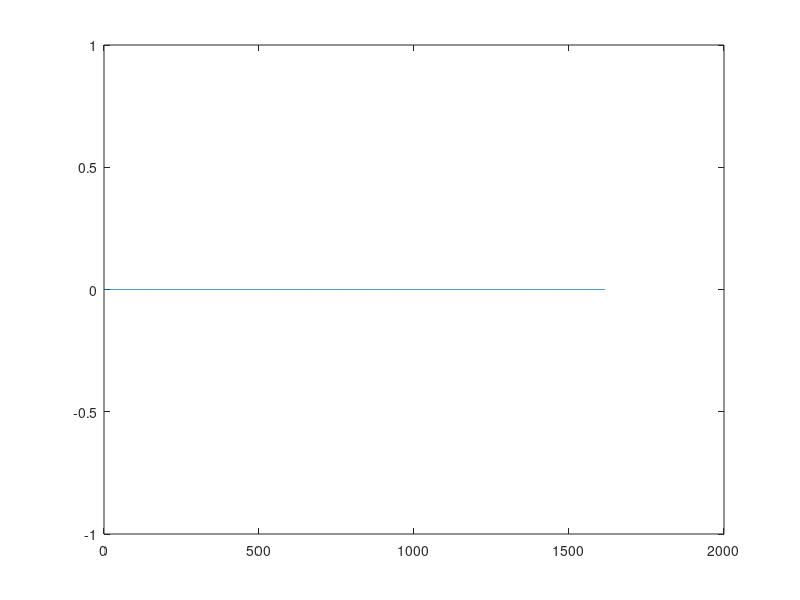
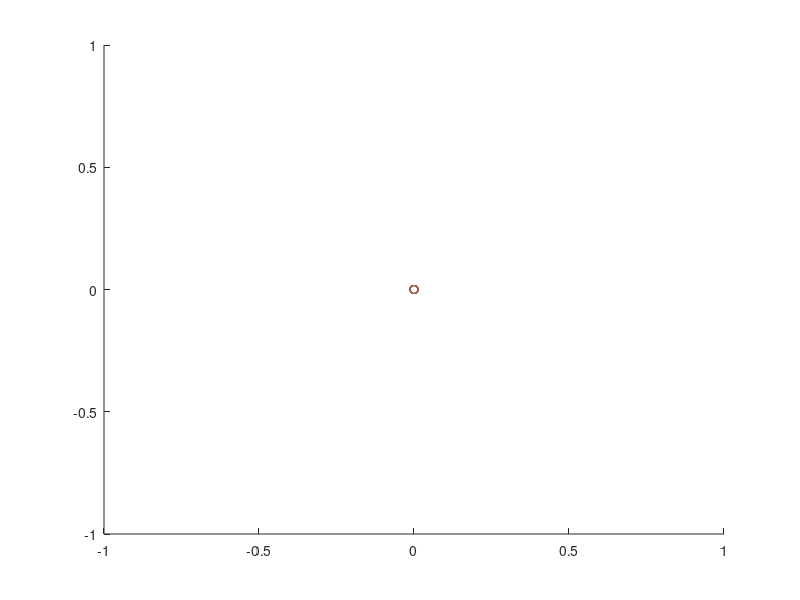
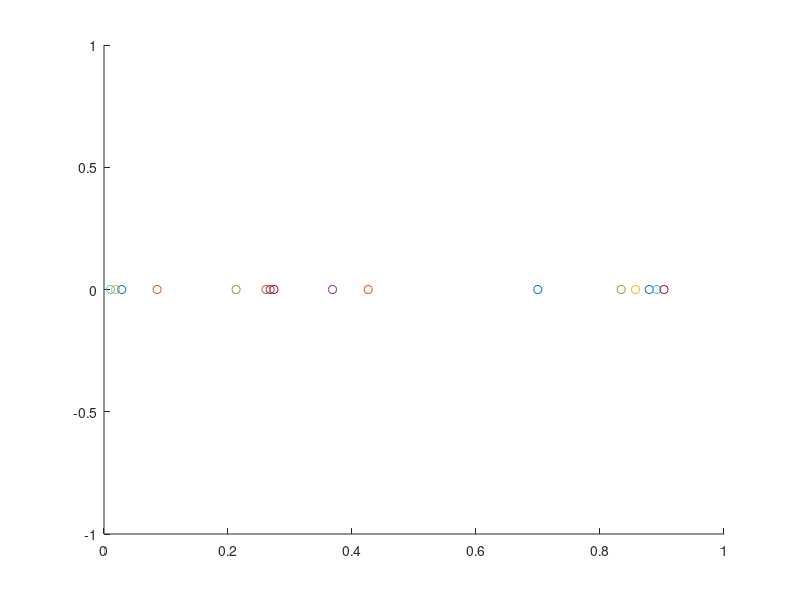
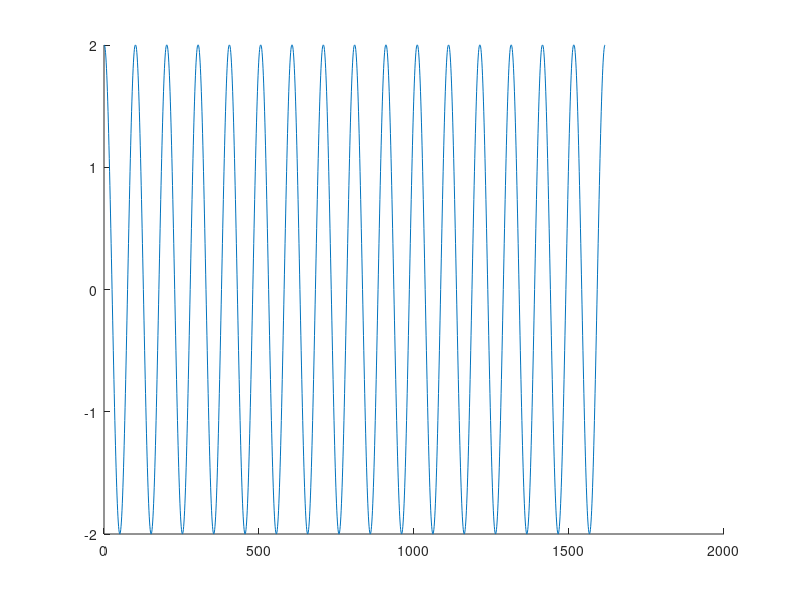

Write the MATLAB code that produced these figures, in order.
p = rand( 1 ) ; 
r = binornd( 1 , p ,[1,16] ) ; 

fc = 2 ; 

A = 1  ; 

t=0:0.01:1;

% BASK ( binary amplitude shift keying ) 

s_bask = A * cos( 2*pi*fc*t) ; 
s_zero = zeros(1 , length(s_bask)) ; 

BASK = [] ; 


for i =  1 : 1 : 16 

      if r(i) == 1 
           
         BASK = [BASK s_bask] 

      else 
         
         BASK = [BASK s_zero] 



      end

end
 
figure(1) ;
plot(BASK) ; 


figure(2) ;
hold on  ; 

i = 1 ; 
while ( i <= 16) 

    x = r(i) ; 
    scatter( x , 0 ) ;
        

    i = i + 1 ;

end

% add N( 0,1 ) to 16 bit sequence 

w = rand( 1 , 16) ; 

r_noisy = r + w ; 


figure(3) ; 
hold on ; 

i = 1 ; 
while ( i <= 16) 

    x = r_noisy(i) ; 
    scatter( x , 0 ) ;
        

    i = i + 1 ;

end

% plotting BFSK signal 

f1 = 3 ;    % calculating f1-f2 = m / 2Tb     ( here taking m is equal to 1 ) 
f2 = 1 ; 

% BFSK ( binary freq shift keying ) 


Tb = 2  ; 


bfsk_f1 = 2 * cos( 2 * pi * f1 * t ) ; 

bfsk_f2 = 2 * cos( 2 * pi * f2 * t ) ; 


bfsk_last = [] ; 

for i =  1 : 1 : 16 

      if r(i) == 1 
           
         bfsk_last = [bfsk_last bfsk_f1] 

      else 
         
         bfsk_last = [bfsk_last bfsk_f2] 



      end

end

figure(4) ; 
hold on ; 
plot(bfsk_last) 



figure(5) ;
hold on  ; 


i = 1 ; 
while ( i <= 16) 

    x = r(i) ; 
  %  y = r_noisy(i) ; 
    
    if x == 0 

        scatter( 0 , 1)

    else 

        scatter( 1 ,0)


    end
        

    i = i + 1 ;

end








 


   